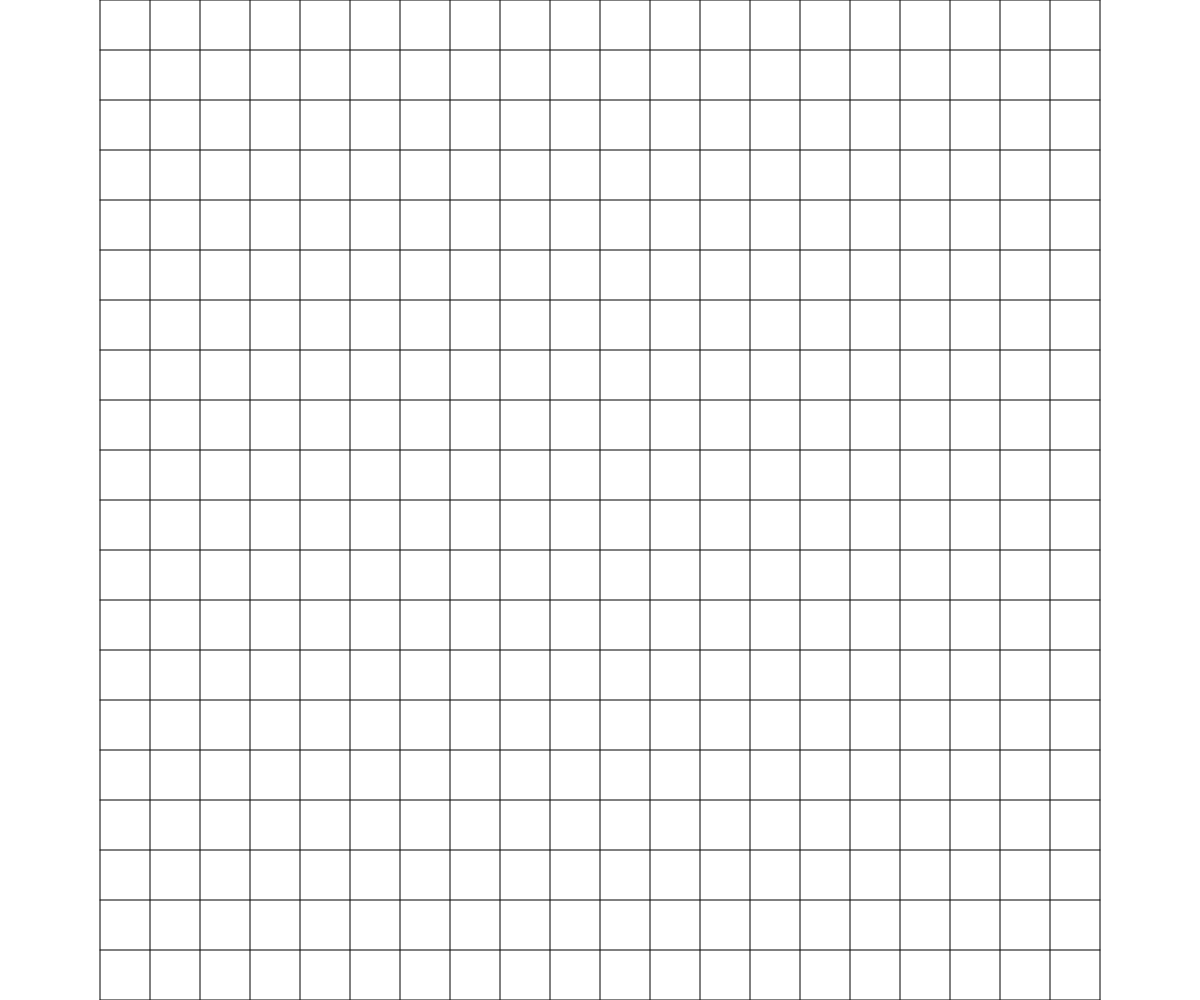
Frame 1 (no input)
Frame 60 (no input): identical to frame 1, image omitted
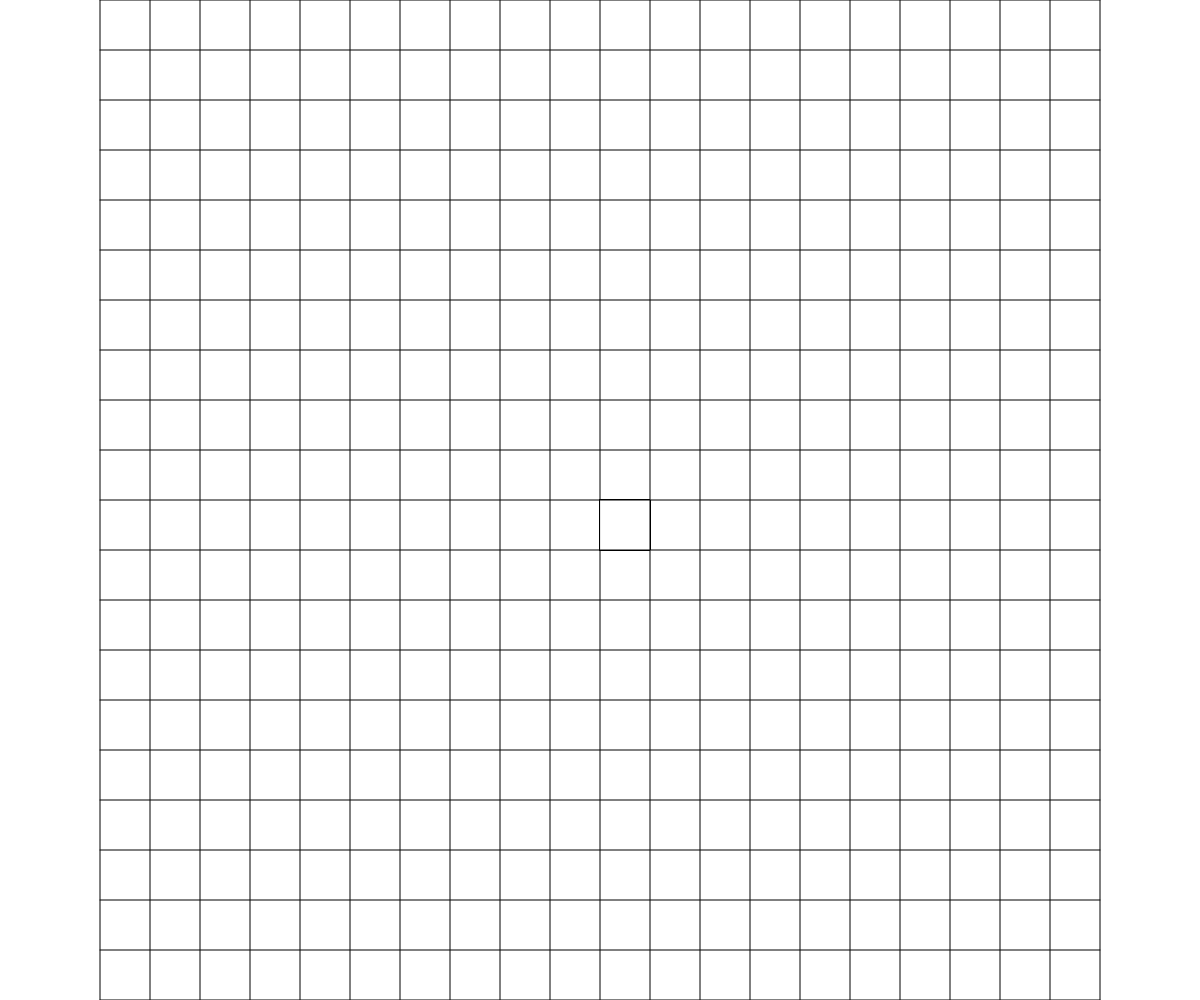
Frame 120 (the mouse pressed at the canvas centre since frame 60)

The p5.js sketch that drew these frames (run headless with seeded random() and noise() and a simulated clock; from frame 60 on, the mouse is pressed at the canvas centre):

// p5.js sketch
// ── sketch.js
const height = 720;
const width = 1280;

function setup() {
    // put setup code here
    createCanvas(windowWidth, windowHeight).mousePressed(createFloor);
    drawGameGrid();
}

function windowResized() {
    resizeCanvas(windowWidth, windowHeight);
    drawGameGrid()
}

const floors = [];

function draw() {
    // background(220)
    // put drawing code here


    // if (mouseIsPressed) {
    //     fill(0);
    // } else {
    //     fill(255);
    // }
    // // ellipse(mouseX,mouseY,80,80)

    for (let f of floors) {
        f.display();
    }


}


class Floor {
    constructor() {
        this.width = 50;
        this.height = 50;
        this.x = mouseX;
        this.y = mouseY;
    }

    display() {
        quad(this.x, this.y, this.x + this.width, this.y, this.x + this.width, this.y + this.height, this.x, this.y + this.height);

    }

}


function createFloor() {
    floors.push(new Floor())
}

function drawGameGrid() {
    let gameGridSize = 20;
    let largestWindowDimension = Math.max(windowWidth, windowHeight);
    let smallestWindowDimension = Math.min(windowWidth, windowHeight);
    let adjustedGameWindowSize = smallestWindowDimension - (smallestWindowDimension % gameGridSize);
    let centeringOffset = ((largestWindowDimension - adjustedGameWindowSize) / 2);
    let isWider = windowWidth > windowHeight;
    let isHigher = !isWider;
    let width = adjustedGameWindowSize;
    let height = adjustedGameWindowSize;

    let mod = adjustedGameWindowSize % gameGridSize;
    let modifiedConstrainingDimension = adjustedGameWindowSize - mod;
    let gridStep = (modifiedConstrainingDimension - mod) / gameGridSize;


    let xStart = 0;
    let yStart = 0;
    let xMax = 0;
    let yMax = 0;
    if (isWider) {
        xStart = centeringOffset;
        xMax = xStart + adjustedGameWindowSize;
        yStart = 0;
        yMax = adjustedGameWindowSize
    } else {
        xStart = 0;
        xMax = adjustedGameWindowSize;
        yStart = centeringOffset;
        yMax = yStart + adjustedGameWindowSize
    }

    for (let i = xStart; i <= xMax; i += gridStep) {
        line(i, yStart, i, yMax); // vertical grid
    }
    for (let j = yStart; j <= yMax; j += gridStep) {
        line(xStart, j, xMax, j); // horizontal grid
    }
}
